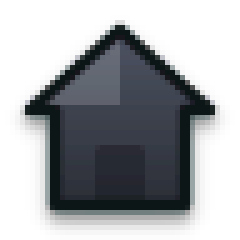
#> input picture asset/token/house_black.png, 48 x 48 px, found by its file name (shown 5 times larger); its folder holds 3 pictures in this run
$ python pack_atlas.py --input-dir ../asset/token
#> lines starting #> are read from the running program, lines starting #| are printed output that depends on the picture
import argparse
import json
import os
import sys
from PIL import Image


def collect_sprite_files(input_dir, include_categories=("ui", "token", "icon")):
    sprites = []
    for category in include_categories:
        cat_dir = os.path.join(input_dir, category)
        if not os.path.isdir(cat_dir):
            continue
        for file_name in sorted(os.listdir(cat_dir)):
            if file_name.endswith(".png"):
                full_path = os.path.join(cat_dir, file_name)
                rel_key = f"{category}/{file_name[:-4]}"
                sprites.append((rel_key, full_path))
    return sprites


def pack_atlas(input_dir, output_png, output_json, padding=4, max_width=1024):
#> called with input_dir = '../asset/token', output_png = 'tools/dist/atlas.png', output_json = 'tools/dist/atlas.json', padding = 4, max_width = 1024
    sprites = collect_sprite_files(input_dir)
    if not sprites:
        print("No sprites found to pack.")
        return {}

    loaded = []
    total = len(sprites)
    for idx, (rel_key, full_path) in enumerate(sprites, start=1):
        print(f"Loading sprite {idx}/{total}: {rel_key}")
        img = Image.open(full_path).convert("RGBA")
#> img is the input picture: PIL image 48x48 RGBA; mean R, G, B, A 18.4, 21.4, 24.5, 109
        loaded.append((rel_key, img))

    loaded.sort(key=lambda item: item[1].height, reverse=True)

    cursor_x = padding
    cursor_y = padding
    row_height = 0
    placements = []
    sheet_width = max_width

    for rel_key, img in loaded:
        w_px, h_px = img.size
        if cursor_x + w_px + padding > sheet_width:
            cursor_x = padding
            cursor_y += row_height + padding
            row_height = 0
        placements.append((rel_key, img, cursor_x, cursor_y, w_px, h_px))
        cursor_x += w_px + padding
        row_height = max(row_height, h_px)
#> this loop made 3 passes
#> (rel_key, cursor_x) on passes 1 to 3: ('token/house_black', 56), ('token/house_green', 108), ('token/house_token', 160)
#> after the loop, cursor_x = 160; cursor_y = 4; placements = 3 items; row_height = 48

    sheet_height = max(64, cursor_y + row_height + padding)
#> sheet_height = 64
    atlas_img = Image.new("RGBA", (sheet_width, sheet_height), (0, 0, 0, 0))
#> atlas_img: PIL image 1024x64 RGBA; every value is 0
    frames = {}

    for rel_key, img, pos_x, pos_y, w_px, h_px in placements:
        atlas_img.paste(img, (pos_x, pos_y))
        frames[rel_key] = {"x": pos_x, "y": pos_y, "w": w_px, "h": h_px}
#> this loop made 3 passes
#> (rel_key, pos_x) on passes 1 to 3: ('token/house_black', 4), ('token/house_green', 56), ('token/house_token', 108)
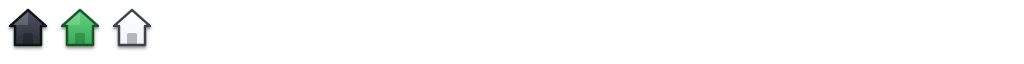
#> atlas_img: PIL image 1024x64 RGBA; mean R, G, B, A 4.2, 5.7, 4.9, 11.5; transparent parts drawn white
#> after the loop, frames = 3 items

    os.makedirs(os.path.dirname(output_png), exist_ok=True)
    atlas_img.save(output_png)

    atlas_meta = {
        "image": os.path.basename(output_png),
        "size": {"w": sheet_width, "h": sheet_height},
        "frames": frames,
    }
    with open(output_json, "w", encoding="utf-8") as handle:
        json.dump(atlas_meta, handle, indent=2)

    print(f"Packed {len(frames)} sprites into {output_png} ({sheet_width}x{sheet_height})")
#| Packed 3 sprites into tools/dist/atlas.png (1024x64)
    return atlas_meta


def main():
    parser = argparse.ArgumentParser(description="Pack 1x sprites into a texture atlas.")
    parser.add_argument("--input-dir", default=None)
    parser.add_argument("--output-png", default=None)
    parser.add_argument("--output-json", default=None)
    args = parser.parse_args()

    root_dir = os.path.abspath(os.path.join(os.path.dirname(__file__), ".."))
    input_dir = args.input_dir or os.path.join(os.path.dirname(os.path.abspath(__file__)), "dist", "png", "1x")
    output_png = args.output_png or os.path.join(os.path.dirname(os.path.abspath(__file__)), "dist", "atlas.png")
    output_json = args.output_json or os.path.join(os.path.dirname(os.path.abspath(__file__)), "dist", "atlas.json")
    pack_atlas(input_dir, output_png, output_json)
    return 0


if __name__ == "__main__":
    sys.exit(main())
#> (the program exits here)
